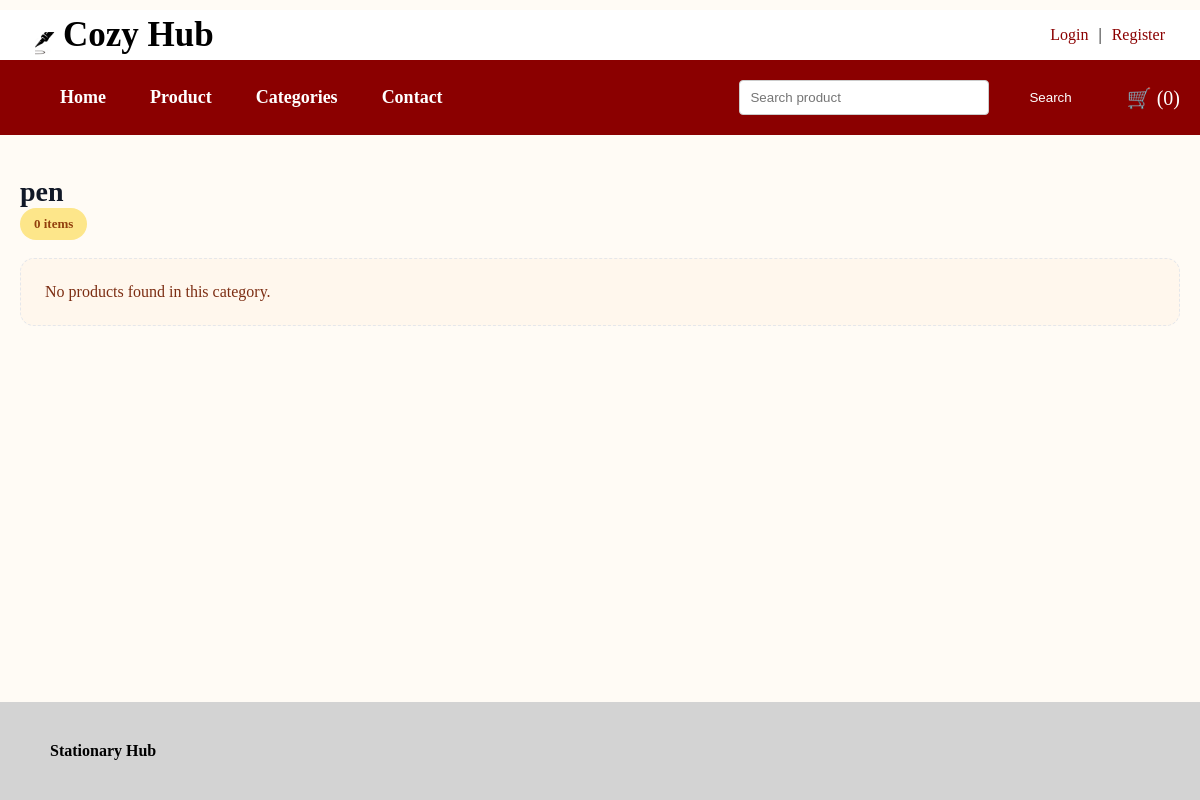
Page /app/customer/category.php on the earlier database version.
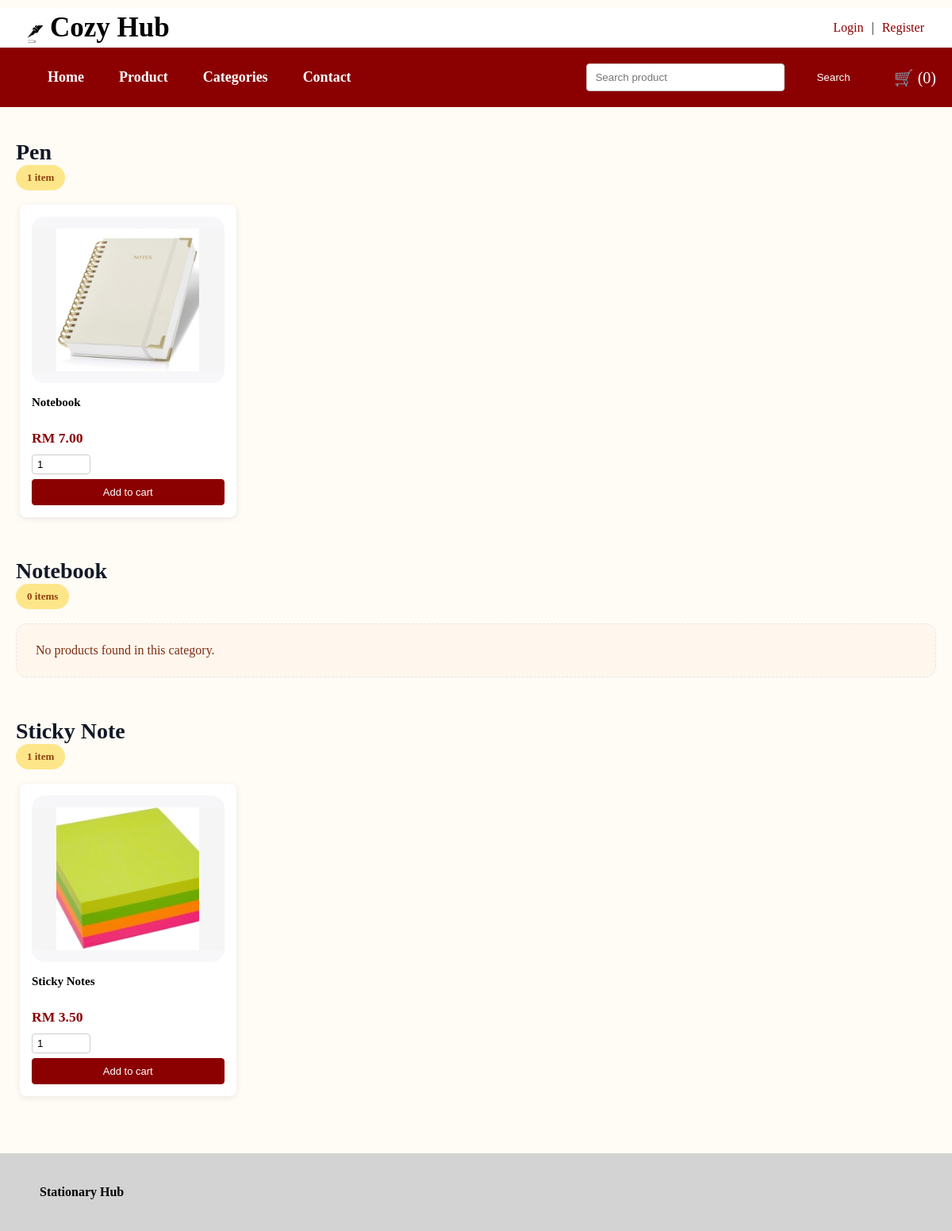
Same page on the later database version.
### tables this page shows
CREATE TABLE `category` (
  `category_id` int(11) NOT NULL,
  `category_name` varchar(100) NOT NULL
);

CREATE TABLE `product` (
  `product_id` int(11) NOT NULL,
  `product_name` varchar(100) NOT NULL,
  `category_id` int(11) NOT NULL,
  `price` decimal(10,2) NOT NULL,
  `stock_quantity` int(11) NOT NULL,
  `image` varchar(100) NOT NULL,
  `description` varchar(255) NOT NULL,
  `is_active` tinyint(1) NOT NULL
);

### app/_base.php (called while the page is built, shortened)
<?php
function encode($value) {
    return htmlentities($value);
}
?>

### app/customer/category.php (the view, shortened to what this page needs)
<?php
require '../_base.php';
$stmt = $_db->query('SELECT * FROM category');
$categories = $stmt->fetchAll();
require '../customer_header.php';
?>
<?php foreach ($categories as $cat): ?>
    <?php
        $stmt2 = $_db->prepare('SELECT * FROM product WHERE category_id = ? AND is_active = 1');
        $stmt2->execute([$cat->category_id]);
        $products = $stmt2->fetchAll();
        $productCount = count($products);
    ?>
    <section class="category-section" data-category-id="<?= $cat->category_id ?>">
        <div class="category-header">
            <div>
                <h2><?= encode($cat->category_name) ?></h2>
                <span class="category-badge"><?= $productCount ?> <?= $productCount === 1 ? 'item' : 'items' ?></span>
            </div>
        </div>
        <?php if ($products): ?>
            <div class="product-grid">
    <?php foreach ($products as $index => $p): ?>
        <div class="product-card<?= $index >= 4 ? ' extra-product hidden' : '' ?>">
            <a href="/product/product_detail.php?product_id=<?= $p->product_id ?>">
                <div class="product-thumb-wrapper">
                    <img src="/product_img/<?= encode($p->image) ?>" alt="<?= encode($p->product_name) ?>">
                </div>
            </a>
            <h3><?= encode($p->product_name) ?></h3>
            <p>RM <?= number_format($p->price, 2) ?></p>
            <?php if ($p->stock_quantity > 0): ?>
                <form method="post" class="add-cart-form">
                    <input type="number" name="quantity" value="1" min="1" max="<?= $p->stock_quantity ?>">
                    <button type="submit">Add to cart</button>
                </form>
            <?php else: ?>
                <p>Out of Stock</p>
            <?php endif; ?>
        </div>
    <?php endforeach; ?>
</div>
        <?php else: ?>
            <div class="no-products">No products found in this category.</div>
        <?php endif; ?>
    </section>
<?php endforeach; ?>
<?php include '../_foot.php'; ?>

### app/customer_header.php (shortened to what this page needs)
<?php
require_once '_base.php';
?>
<!DOCTYPE html>
<html lang ="en">
<head>
    <link rel = "stylesheet" href="/css/app.css">
</head>
<body>
    <header>
        <h1><a href="/">Cozy Hub</a></h1>
        <div class="auth">
        <?php
            if(!isset($_SESSION['user'])):
        ?>
            <a href="/login.php">Login</a>
            <span>|</span>
            <a href="/register.php">Register</a>
        <?php endif; ?>
    </div>
    </header>
    <nav class="navbar">
        <div class="menu">
                <a href="/customer/home.php"><b>Home</b></a>
                <a href="/product/viewproduct.php"><b>Product</b></a>
                <div class="dropdown nav-dropdown">
                    <button type="button" class="dropdown-toggle"><b>Categories</b></button>
                </div>
                <a href="/customer/contact.php"><b>Contact</b></a>
        </div>
        <div class="right">
             <div class ="search-bar">
                <form action="/customer/search.php" method="get" class="search-form">
                    <input type="search" id="search"name="product_name" placeholder="Search product">
                    <button type="submit">Search</button>
                </form>
             </div>
            <div class="cart-btn">
            <?php
            $cart_count = 0;
            ?>
            <a href="/customer/cart.php">🛒 (<?= $cart_count ?>)</a>
        </div>
    </div>
</nav>
<main>

### app/_foot.php
    </main>
    <footer>
        <b>Stationary Hub</b>
    </footer>
</body>
</html>

### app/css/app.css (style rules this page uses)
body { margin: 0; min-height: 100vh; display: grid; grid: auto auto 1fr auto / auto; background-color: #FFFBF5; }
header { padding: 5px 35px; background-color: white; margin-top: 10px; display: flex; flex-direction: row; align-items: center; justify-content: space-between; }
header h1 { margin: 0; padding-left: 28px; font-size: 35px; background: url(/images/favicon.png) no-repeat -20px 3px/50px; }
header a { color: black; text-decoration: none; }
footer { margin-top: 40px; padding: 40px 50px; background-color: lightgray; }
.navbar { display: flex; justify-content: space-between; align-items: center; padding: 20px 20px; background-color: darkred; }
.menu a { margin-left: 40px; text-decoration: none; color: white; font-size:18px; }
.auth { display: flex; justify-content: flex-end; gap: 10px; align-items: center; }
.auth a { text-decoration: none; color: darkred; font-size: 16px; border-bottom: 1px solid transparent; }
.right { display: flex; align-items: center; gap: 15px; }
.right button { margin-left: 10px; padding: 6px 12px; cursor: pointer; background: #555; color: white; border: none; border-radius: 4px; }
.search-bar { display: inline-block; margin-right: 20px; }
.search-form { display: flex; gap: 10px; align-items: center; flex-wrap: wrap; }
.search-form input[type="search"], .search-form input[type="text"] { padding: 5px 10px; border-radius: 4px; border: 1px solid #ccc; width: 250px; height: 35px; }
.search-form button { padding: 8px 20px; background: var(--primary); color: white; border: none; border-radius: 5px; cursor: pointer; transition: background 0.3s; }
.dropdown { position: relative; display: inline-flex; align-items: center; }
.menu .dropdown-toggle { margin-left: 40px; display: inline-flex; align-items: center; background: none; border: none; color: white; font-size: 18px; cursor: pointer; text-decoration: none; padding: 0; font-family: inherit; }
.category-section { margin: 0 auto 32px; padding: 20px 0 0; max-width: 1200px; }
.category-header { display: flex; justify-content: space-between; align-items: center; margin-bottom: 18px; padding: 0 20px; }
.category-header h2 { margin: 0; font-size: 28px; color: #111827; }
.category-badge { display: inline-flex; align-items: center; justify-content: center; padding: 8px 14px; background: #fde68a; color: #92400e; border-radius: 999px; font-size: 13px; font-weight: 700; }
.no-products { margin: 0 20px 10px; padding: 24px; border: 1px dashed #e5e7eb; border-radius: 14px; background: #fff7ed; color: #7c2d12; }
.product-grid { display: grid; grid-template-columns: repeat(auto-fill, minmax(220px, 1fr)); gap: 20px; margin: 0; padding: 0 20px 10px; }
.product-card { padding: 18px; }
.product-thumb-wrapper { display: flex; align-items: center; justify-content: center; height: 210px; margin-bottom: 16px; background: #f7f7f9; border-radius: 16px; }
.product-thumb-wrapper img { width: auto; max-height: 190px; object-fit: contain; }
.product-card h3 { margin: 0 0 10px; color: #111827; font-size: 16px; min-height: 45px; }
.product-card p { margin: 0; color: #b91c1c; font-weight: 700; font-size: 1.05rem; }
.product-grid { display: grid; grid-template-columns: repeat(auto-fill, minmax(250px, 1fr)); gap: 20px; max-width: 1200px; margin: 5px; padding: 0 20px; }
.product-card, .product-item { background: white; border-radius: 8px; box-shadow: 0 2px 8px rgba(0,0,0,0.08); overflow: hidden; transition: transform 0.3s; text-align: left; padding: 15px; }
.product-card img, .product-item img { width: 100%; height: 180px; object-fit: contain; background: #f5f5f5; border-radius: 5px; margin-bottom: 0px; }
.product-card h3 { margin: 4px 0 5px; color: black; font-size: 15px; overflow: hidden; min-height: 38px; }
.product-card p, .product-item .price { margin: 5px 0; color: darkred; font-weight: bold; font-size: 1.1em; }
.product-card .add-cart-form { margin-top: 10px; display: flex; flex-direction: column; gap: 6px; }
.product-card .add-cart-form input[type="number"] { width: 60px; padding: 4px 6px; border: 1px solid #ccc; border-radius: 4px; }
.add-to-cart, .product-card .add-cart-form button { width: 100%; padding: 8px; background: darkred; color: white; border: 1px solid darkred; border-radius: 4px; cursor: pointer; font-size: 13px; transition: background 0.2s; }
.cart-btn a { text-decoration: none; font-size: 20px; color: white; }

Differences in the rows shown:
changed category: category_name "pen" → "Pen"; productCount "0" → "1"; text "items No products found in this category." → "item"
added product: image (picture), product_name "Notebook", price "7.00", shown under category "Pen"
added category: category_name "Notebook", productCount "0", shows "items", shows "No products found in this category."
added category: category_name "Sticky Note", productCount "1", shows "item"
added product: image (picture), product_name "Sticky Notes", price "3.50", shown under "Sticky Note"
